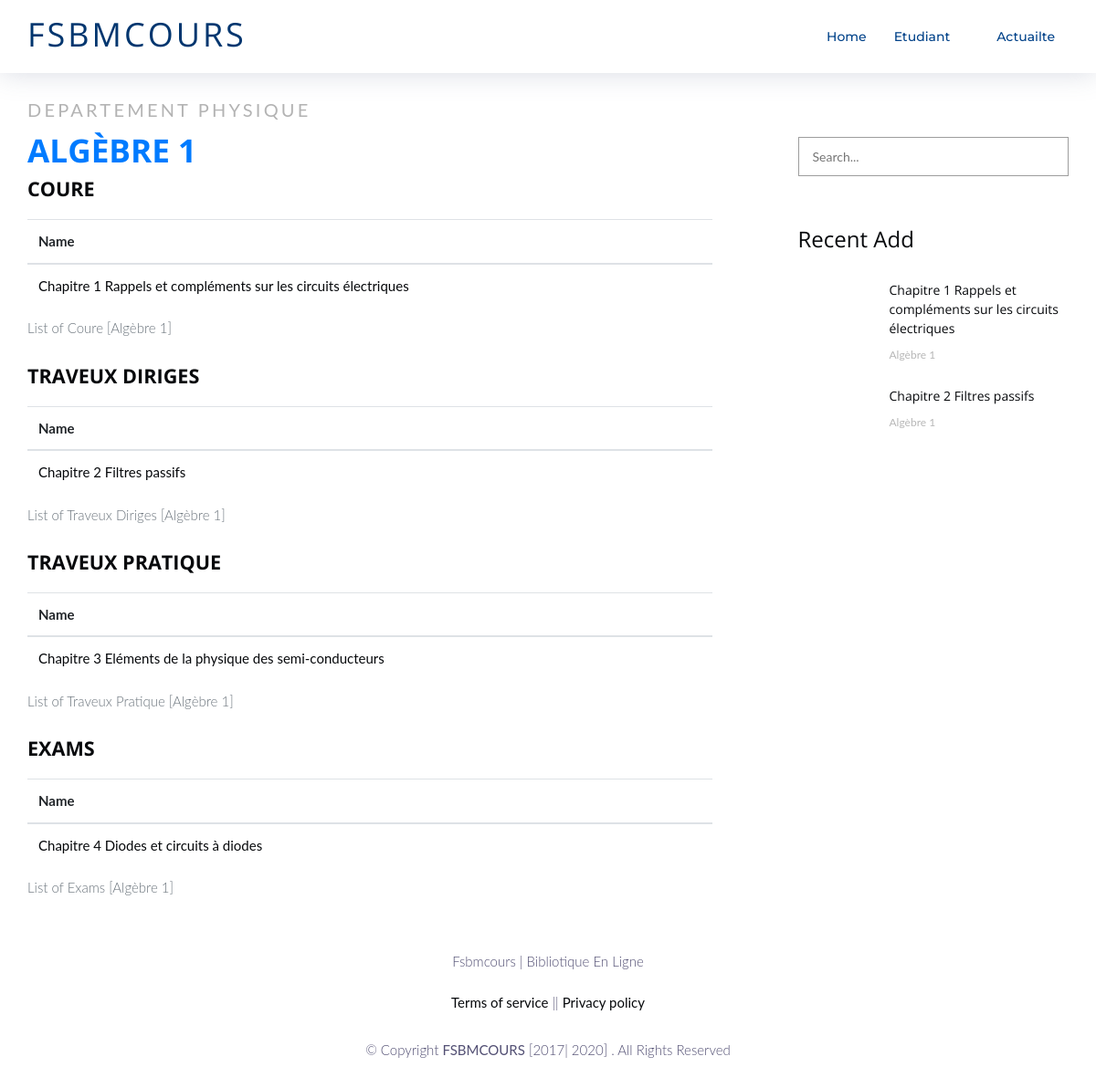
/Physique/S1/Algebre-1/, run on the app's committed database.
### etudiant/models.py (models this page shows, shortened)
class Module(models.Model):
    name = models.CharField(max_length=150)
    nameUrl = models.CharField(max_length=150,default='nameUrl')
    nameSem = models.CharField(max_length=150,default='nameSem')
    semmester = models.ForeignKey(Semmester, null=True, on_delete= models.SET_NULL)
    semmesterUrl = models.CharField(max_length=150,default='semmesterUrl')
    filier = models.CharField(max_length=150 , default='-')
    semmesteriD = models.IntegerField(default=0)
    filieriD = models.IntegerField(default=0)
    ccount = models.IntegerField(default=0)
    Tdcount = models.IntegerField(default=0)
    tpcount = models.IntegerField(default=0)
    ecount = models.IntegerField(default=0)
    show = models.IntegerField(default=0)
    Lasshow = models.IntegerField(default=0)

class Cours(models.Model):
    name = models.CharField(max_length=150)
    pdf=models.FileField(upload_to="coure")
    moduleid = models.IntegerField(default=0)
    module = models.CharField(max_length=150,default="module")
    moduleUrl = models.CharField(max_length=150,default="moduleUrl")
    semmester = models.CharField(max_length=150,default="semmester")
    semmesterUrl= models.CharField(max_length=150,default="semmesterUrl")
    semmesterID = models.IntegerField(default=0)
    filier = models.CharField(max_length=150,default="filier")
    filierID = models.IntegerField(default=0)

class TD(models.Model):
    name = models.CharField(max_length=150)
    pdf=models.FileField(upload_to="td")
    moduleid = models.IntegerField(default=0)
    module = models.CharField(max_length=150,default="module")
    moduleUrl = models.CharField(max_length=150,default="moduleUrl")
    semmester = models.CharField(max_length=150,default="semmester")
    semmesterUrl= models.CharField(max_length=150,default="semmesterUrl")
    semmesterID = models.IntegerField(default=0)
    filier = models.CharField(max_length=150,default="filier")
    filierID = models.IntegerField(default=0)

class TP(models.Model):
    name = models.CharField(max_length=150)
    pdf=models.FileField(upload_to="TPs")
    moduleid = models.IntegerField(default=0)
    module = models.CharField(max_length=150,default="module")
    moduleUrl = models.CharField(max_length=150,default="moduleUrl")
    semmester = models.CharField(max_length=150,default="semmester")
    semmesterUrl= models.CharField(max_length=150,default="semmesterUrl")
    semmesterID = models.IntegerField(default=0)
    filier = models.CharField(max_length=150,default="filier")
    filierID = models.IntegerField(default=0)

class Exam(models.Model):
    name = models.CharField(max_length=150)
    pdf=models.FileField(upload_to="EXAMs")
    moduleid = models.IntegerField(default=0)
    module = models.CharField(max_length=150,default="module")
    moduleUrl = models.CharField(max_length=150,default="moduleUrl")
    semmester = models.CharField(max_length=150,default="semmester")
    semmesterUrl= models.CharField(max_length=150,default="semmesterUrl")
    semmesterID = models.IntegerField(default=0)
    filier = models.CharField(max_length=150,default="filier")
    filierID = models.IntegerField(default=0)

### etudiant/views.py (the view)
# urls.py: url(r'^Physique/(?P<sem>.*)/(?P<modl>.*)/$',views.physiqueModulePage,name="physiqueModulePage"),
def physiqueModulePage(request,sem,modl):
    print('sem :'+sem)#S4
    print('modl :'+modl)#Electronique-de-base
    print('--------------------------------------------------------')
    nammm=Module.objects.get(nameUrl=modl,semmesterUrl=sem,filier='Physique').semmester
    print('Modulename :'+str(nammm))#Electronique-de-base
    print('--------------------------------------------------------')
    context = {
        'Filiernavebar': Filier.objects.all().order_by('pk'),
        'Cours': Cours.objects.filter(moduleUrl=modl,semmesterUrl=sem,semmester=nammm),
        'PopCours': Cours.objects.filter(semmesterUrl=sem,semmester=nammm).order_by('-pk')[:3],
        'Module': Module.objects.filter(nameUrl=modl,semmesterUrl=sem,semmester=nammm),
         'Semmester': Semmester.objects.filter(nameUrl=sem,name=nammm),
          'Filier': Filier.objects.filter(name='Physique'),
          'TraveuxDiriges':TD.objects.filter(moduleUrl=modl,semmesterUrl=sem,semmester=nammm),
          'TraveuxDirigesLastAdd':TD.objects.filter(semmesterUrl=sem,semmester=nammm)[:3],
           'TraveuxPratique':TP.objects.filter(moduleUrl=modl,semmesterUrl=sem,semmester=nammm),
          'TraveuxPratiqueLastAdd':TP.objects.filter(semmesterUrl=sem,semmester=nammm),
           'Exams':Exam.objects.filter(moduleUrl=modl,semmesterUrl=sem,semmester=nammm),
          'ExamsLastAdd':Exam.objects.filter(semmesterUrl=sem,semmester=nammm),
    }
    phy=Module.objects.get(nameUrl=modl,semmesterUrl=sem,filier='Physique',semmester=nammm)
    pp = phy.show
    phy.show= phy.show + 1
    phy.Lasshow = pp
    phy.save()
    return render(request,'front/pmodule.html',context)

### etudiant/models.py (called while the page is built)
    def __str__(self):
        return self.name

### main/templates/front/pmodule.html (shortened to what this page needs)
{% extends 'front/base.html'%}{% load static %} {%block titleblock%}
<link href="{%static 'front/css/ArticleDetail.css'%}" rel="stylesheet">
{%endblock%}
{%block containerblock %}
<div class="container">
    <div class="row" style="margin-top: 27px !important;">
        <div class="col-lg-8">
            {%for modl in Module%}
            <div class="blog-left-sidebar">
                <div class="row justify-content-sm-center">
                  <div class="col-lg section-title">
                    <span class="sub-title mb-2 d-block" style="font-size: 20px;">Departement {{modl.filier}}</span>
                    <h2 class="title text-primary  text-uppercase" style="margin-bottom: 2px;">{{modl.name}}</h2>
                  </div>
                  {% if modl.ccount != 0%}
                  <div class="col-sm-12">
                    <div class="table-responsive-xl">
                        <h3 class="sub-title text-uppercase">Coure </h3>
                        <table class="table">
                            <caption>List of Coure [{{modl.name}}]</caption>
                            <thead>
                              <tr>
                                <th scope="col">Name</th>
                              </tr>
                            </thead>
                            <tbody>
                                {%for co in Cours %}
                              <tr>
                                <th scope="row">
                                  <a href="{{co.pdf.url}}" target="_blank"> {{co.name}}</a>
                                </th>
                              </tr>{%endfor%}
                            </tbody>
                          </table>
                      </div>
                  </div>{%endif%}
                  {% if modl.Tdcount != 0%}
                  <div class="col-sm-12">
                    <div class="table-responsive-xl">
                        <h3 class="sub-title text-uppercase">Traveux Diriges </h3>
                        <table class="table">
                            <caption>List of Traveux Diriges [{{modl.name}}]</caption>
                            <thead>
                              <tr>
                                <th scope="col">Name</th>
                                </tr>
                            </thead>
                            <tbody>
                                {% for td in TraveuxDiriges%}
                              <tr>
                                <th scope="row">
                                  <a href="{{td.pdf.url}}" target="_blank"> {{td.name}}</a>
                                </th>
                              </tr>{%endfor%}
                            </tbody>
                          </table>
                      </div>
                  </div>
                  {%endif%}
                  {% if modl.tpcount != 0%}
                  <div class="col-sm-12">
                    <div class="table-responsive-xl">
                        <h3 class="sub-title text-uppercase">Traveux Pratique </h3>
                        <table class="table">
                            <caption>List of Traveux Pratique [{{modl.name}}]</caption>
                            <thead>
                              <tr>
                                <th scope="col">Name</th>
                                </tr>
                            </thead>
                            <tbody>
                                {% for tp in TraveuxPratique%}
                              <tr>
                                <th scope="row">
                                  <a href="{{tp.pdf.url}}" target="_blank"> {{tp.name}}</a>
                                </th>
                              </tr>{%endfor%}
                            </tbody>
                          </table>
                      </div>
                  </div>
                  {%endif%}
                  {% if modl.ecount != 0%}
                  <div class="col-sm-12">
                    <div class="table-responsive-xl">
                        <h3 class="sub-title text-uppercase">Exams </h3>
                        <table class="table">
                            <caption>List of Exams [{{modl.name}}]</caption>
                            <thead>
                              <tr>
                                <th scope="col">Name</th>
                                </tr>
                            </thead>
                            <tbody>
                                {% for exam in Exams%}
                              <tr>
                                <th scope="row">
                                  <a href="{{exam.pdf.url}}" target="_blank"> {{exam.name}}</a>
                                </th>
                              </tr>{%endfor%}
                            </tbody>
                          </table>
                      </div>
                  </div>
                  {%endif%}
                </div>
            </div>
            {%endfor%}
        </div>
                  <div class="col-sm-8 col-md-5 col-lg-4 col-xl-3 offset-xl-1 offset-0 pl-xl-0  ">
            <div class="sidebar jm-sticky-top">
                    {% include 'front/search.html'%}
              {%for popModl in Module%}
                      <div class="widget">
                          <h5 class="widget-title">Recent Add</h5>
                         <div class="recent-post-widget">
                          {%if popModl.ccount != 0%}
                            {% for LastCo in PopCours%}
                              <a href="{% url 'physiqueModulePage' sem=LastCo.semmesterUrl  modl=LastCo.moduleUrl %}" target="_blank" rel="noopener noreferrer">
                                <div class="rp-item">
                                  <div class="rp-thumb ">
                                  </div>
                                  <div class="rp-content">
                                        <h6>{{LastCo.name}}</h6>
                                        <p>{{LastCo.module}}</p>
                                  </div>
                                </div>
                              </a>
                            {%endfor%}{%endif%}
                {%if popModl.Tdcount != 0%}
                  {% for LastCo in TraveuxDirigesLastAdd%}
                    <a href="{% url 'physiqueModulePage' sem=LastCo.semmesterUrl  modl=LastCo.moduleUrl %}" target="_blank" rel="noopener noreferrer">
                      <div class="rp-item">
                        <div class="rp-thumb ">
                        </div>
                        <div class="rp-content">
                          <h6>{{LastCo.name}}</h6>
                          <p>{{LastCo.module}}</p>
                        </div>
                      </div>
                    </a>
                  {%endfor%}
                {%endif%}
                          </div>
                      </div>{%endfor%}
            </div>
                  </div>
    </div>
    </div>
{%endblock%}

### main/static/front/css/ArticleDetail.css (style rules this page uses)
@media (min-width: 1200px) { .container { max-width: 1170px; } }

### main/static/front/css/style.css (style rules this page uses)
html { font-family: sans-serif; line-height: 1.15; -webkit-text-size-adjust: 100%; -webkit-tap-highlight-color: rgba(0, 0, 0, 0); }
body { background: #fff; color: #444; font-family: "Open Sans", sans-serif; }
a { color: #1bb1dc; transition: 0.5s; }
.container { background: #fff; }
p { padding: 0; margin: 0 0 30px 0; }
h1, h2, h3, h4, h5, h6 { font-family: "Montserrat", sans-serif; font-weight: 400; margin: 0 0 20px 0; padding: 0; }
.section-title .sub-title { margin-top: 78px; font-size: 1rem; text-transform: uppercase; letter-spacing: .2rem; font-weight: 400; color: #b3b3b3; }
.section-title .title { font-size: 2.2rem; }
.jm-sticky-top { position: -webkit-sticky; position: sticky; top: 7em; }

### main/static/front/css/slide_Intro/style.css (style rules this page uses)
body { font-family: 'Lato', sans-serif; color:#2C2C2C; font-size:15px; font-weight:300; }
h1,h2,h3,h4,h5,h6 { font-family: 'Open Sans', sans-serif; color: #07090C; font-weight:700; }
h2 { font-size:25.92px; }
h3 { font-size:21.6px; }
h5 { font-size:15px; }
a { font-weight:400; color: #07090c; }

### main/static/front/css/article.css (style rules this page uses)
.section-title { margin-bottom: 7px; }
.widget { margin-bottom: 55px; margin-left: -19px; }
.widget .widget-title { font-weight: 400; font-size: 24px; margin-bottom: 30px; }
.widget .recent-post-widget .rp-item { margin-bottom: 25px; display: block; overflow: hidden; }
.widget .recent-post-widget .rp-thumb { width: 70px; height: 70px; float: left; margin-right: 30px; }
.widget .recent-post-widget .rp-content { padding-left: 100px; }
.widget .recent-post-widget .rp-content p { font-size: 12px; color: #b7b7b7; margin-bottom: 0; }
.widget .recent-post-widget .rp-content h6 { font-size: 14px; font-weight: 400; line-height: 1.5; margin-bottom: 10px; }
@media (min-width: 1200px) { .container { max-width: 1170px; } }

### data on the page
Module: filier "PHYSIQUE", name "ALGÈBRE 1", name "Algèbre 1"
Cours: name "Chapitre 1 Rappels et compléments sur les circuits électriques", module "Algèbre 1"
TD: name "Chapitre 2 Filtres passifs", module "Algèbre 1"
TP: name "Chapitre 3 Eléments de la physique des semi-conducteurs"
Exam: name "Chapitre 4 Diodes et circuits à diodes"
